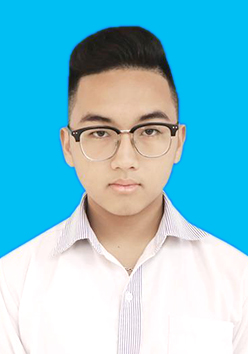
//> input picture 20182729.jpg, 248 x 354 px
$ ./somewhere   (built with g++ and OpenCV 4)
//> lines starting //> are read from the running program, lines starting //| are printed output that depends on the picture
#include <opencv2/opencv.hpp>
#include <opencv2/imgproc/imgproc.hpp>
#include <opencv2/highgui/highgui.hpp>

using namespace cv;
using namespace std;

int main(int argc, const char* argv[]) {
    Mat img;
    Mat img_padding;
    Mat my_kernel;
    Mat my_conv;

    int kernel_size;

    // Chon ma tran Kernel

    int selection;

        cout << "PLEASE SELECT THE TYPE OF KERNEL:\n"
            << "=================================\n"
            << "1. Blur 3x3 \n"
            << "2. Gaussian blur 3x3 \n"
            << "3. Gaussian blur 5x5 \n"
            << "4. Edge Detection Sobel to X 3x3 \n"
            << "5. Edge Detection Sobel to Y 3x3 \n"
            << "6. Laplacian - 4 way filter \n"
            << "7. Laplacian - 8 way filter \n"
            << "8. Sharpen \n"
            << "9. Unsharp masking \n"
            << "=================================\n";

        do {
            cout << "Choose your selection here: "; cin >> selection;
//> the answer given: 1
        } while (selection <= 0 || selection >= 10);

        switch (selection) {
        case 1:
            // Ma trận làm mờ ảnh 3x3 - Blur filter
            kernel_size = 3;
            my_kernel = (Mat_<double>(kernel_size, kernel_size) <<
                1, 1, 1,
                1, 1, 1,
                1, 1, 1) / (kernel_size * kernel_size);
            break;
        case 2:
            // Gaussian blur 3x3
            kernel_size = 3;
            my_kernel = (Mat_<double>(kernel_size, kernel_size) <<
                1 / 16.0, 2 / 16.0, 1 / 16.0,
                2 / 16.0, 4 / 16.0, 2 / 16.0,
                1 / 16.0, 2 / 16.0, 1 / 16.0);
            break;
        case 3:
            // Gaussian blur 5x5
            kernel_size = 5;
            my_kernel = (Mat_<double>(kernel_size, kernel_size) <<
                1 / 256.0, 4 / 256.0, 6 / 256.0, 4 / 256.0, 1 / 256.0,
                4 / 256.0, 16 / 256.0, 24 / 256.0, 16 / 256.0, 4 / 256.0,
                6 / 256.0, 24 / 256.0, 36 / 256.0, 24 / 256.0, 6 / 256.0,
                4 / 256.0, 16 / 256.0, 24 / 256.0, 16 / 256.0, 4 / 256.0,
                1 / 256.0, 4 / 256.0, 6 / 256.0, 4 / 256.0, 1 / 256.0);
            break;
        case 4:
            // Phát hiện biên trong ảnh dùng bộ lọc Sobel theo trục X - Edge detection
            kernel_size = 3;
            my_kernel = (Mat_<double>(kernel_size, kernel_size) <<
                -1, 0, 1,
                -2, 0, 2,
                -1, 0, 1);
            break;
        case 5:
            // Phát hiện biên trong ảnh dùng bộ lọc Sobel theo trục Y - Edge detection
            kernel_size = 3;
            my_kernel = (Mat_<double>(kernel_size, kernel_size) <<
                -1, -2, -1,
                0, 0, 0,
                1, 2, 1);
            break;
        case 6:
            // Lọc 4 hướng - Laplacian
            kernel_size = 3;
            my_kernel = (Mat_<double>(kernel_size, kernel_size) <<
                0, -1, 0,
                -1, 4, -1,
                0, -1, 0);
            break;
        case 7:
            // Lọc 8 hướng - Laplacian
            kernel_size = 3;
            my_kernel = (Mat_<double>(kernel_size, kernel_size) <<
                -1, -1, -1,
                -1, 8, -1,
                -1, -1, -1);
            break;
        case 8:
            // Làm nét ảnh - Sharpen
            kernel_size = 3;
            my_kernel = (Mat_<double>(kernel_size, kernel_size) <<
                0, -1, 0,
                -1, 5, -1,
                0, -1, 0);
            break;
        case 9:
            // Unsharp masking
            kernel_size = 5;
            my_kernel = (Mat_<double>(kernel_size, kernel_size) <<
                -1 / 256.0, -4 / 256.0, -6 / 256.0, -4 / 256.0, -1 / 256.0,
                -4 / 256.0, -16 / 256.0, -24 / 256.0, -16 / 256.0, -4 / 256.0,
                -6 / 256.0, -24 / 256.0, 476 / 256.0, -24 / 256.0, -6 / 256.0,
                -4 / 256.0, -16 / 256.0, -24 / 256.0, -16 / 256.0, -4 / 256.0,
                -1 / 256.0, -4 / 256.0, -6 / 256.0, -4 / 256.0, -1 / 256.0);
            break;
        default:
            cerr << "Invalid selection";
            return 1;
            break;
        }

    int kernel_radius = (kernel_size - 1) / 2;

    // Load Image - Doc anh
    img = imread("20182729.jpg");
//> img is the input picture: 354 rows x 248 cols, CV_8UC3; mean B, G, R 214.7, 197.2, 124.6
    if (!img.data)
    {
        cout << "Could not open or find the image" << endl;
        return -1;
    }
    imshow("original image", img);
    img.convertTo(img, CV_64FC3);
//> img: 354 rows x 248 cols, CV_64FC3


    // Them vien cho anh goc de tranh loi tran vien khi tinh tich chap
    img_padding = Mat::Mat(img.rows + kernel_radius, img.cols + kernel_radius, CV_64FC3, CV_RGB(0, 0, 0));

    for (int x = 0; x < img.rows; x++) {
        for (int y = 0; y < img.cols; y++) {
            img_padding.at<Vec3d>(x + 1, y + 1)[0] = img.at<Vec3d>(x, y)[0];
            img_padding.at<Vec3d>(x + 1, y + 1)[1] = img.at<Vec3d>(x, y)[1];
            img_padding.at<Vec3d>(x + 1, y + 1)[2] = img.at<Vec3d>(x, y)[2];
        }
    }
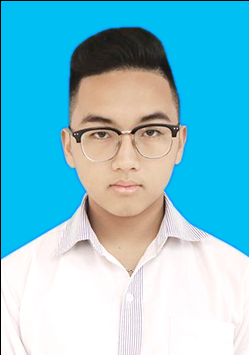
//> img_padding: 355 rows x 249 cols, CV_64FC3; mean B, G, R 213.3, 195.9, 123.8

    //Tinh toan tich chap
    my_conv = Mat::Mat(img.rows, img.cols, CV_64FC3, CV_RGB(0, 0, 0));
    for (int x = kernel_radius; x < img_padding.rows - kernel_radius; x++) {
        for (int y = kernel_radius; y < img_padding.cols - kernel_radius; y++) {
            double B = 0;
            double G = 0;
            double R = 0;
            for (int u = -kernel_radius; u <= kernel_radius; u++) {
                for (int v = -kernel_radius; v <= kernel_radius; v++) {
                    B += (img_padding.at<Vec3d>(x + u, y + v)[0] * my_kernel.at<double>(u + kernel_radius, v + kernel_radius));
                    G += (img_padding.at<Vec3d>(x + u, y + v)[1] * my_kernel.at<double>(u + kernel_radius, v + kernel_radius));
                    R += (img_padding.at<Vec3d>(x + u, y + v)[2] * my_kernel.at<double>(u + kernel_radius, v + kernel_radius));
                }
            }
            my_conv.at<Vec3d>(x - kernel_radius, y - kernel_radius)[0] = B;
            my_conv.at<Vec3d>(x - kernel_radius, y - kernel_radius)[1] = G;
            my_conv.at<Vec3d>(x - kernel_radius, y - kernel_radius)[2] = R;
        }
    }
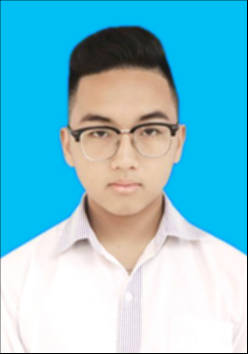
//> my_conv: 354 rows x 248 cols, CV_64FC3; mean B, G, R 212.5, 195.2, 123.5; drawn with min black and max white
    my_conv.convertTo(my_conv, CV_8UC3);
//> my_conv: 354 rows x 248 cols, CV_8UC3
    imshow("Convolution_Image", my_conv);

    Mat dst;
    filter2D(img, dst, -1, my_kernel, Point(-1, -1), 0, BORDER_DEFAULT);
    dst.convertTo(dst, CV_8UC3);
//> dst: 354 rows x 248 cols, CV_8UC3
    imshow("filter2D-Opencv", dst);
    imwrite("filter2D-Opencv.jpg", dst);

    my_conv.convertTo(my_conv, CV_8UC3);
    imshow("Convolution_Image", my_conv);
    imwrite("Convolution_Image.jpg", my_conv);

    waitKey();
    return 0;
}
